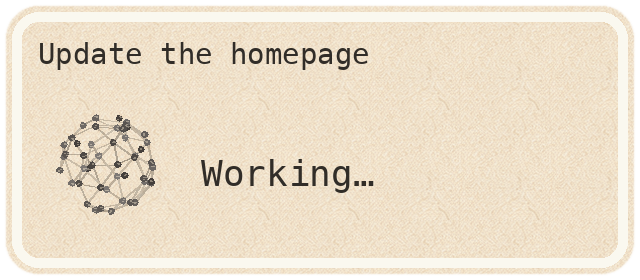
#> input picture assets/mascot/explorations/onboarding-design-review/act-2/variants/session-loop.png, 640 x 280 px
$ python -i build.py   (imports and definitions only)
#> lines starting #> are read from the running program, lines starting #| are printed output that depends on the picture; after the words box and inside, x2 and y2 are one past the last pixel; in counts of white or black regions, pixels touching at a corner belong together
"""Build both frontal compositions and their shared paper orb card."""
from pathlib import Path
import json
import math

import cv2
import numpy as np
from PIL import Image, ImageDraw, ImageFilter, ImageFont

ROOT = Path(__file__).resolve().parent


def save_loop(frames, folder, name, duration):
    frames[0].save(folder / f'{name}.png')
    frames[0].save(folder / f'{name}.webp', save_all=True, append_images=frames[1:], duration=duration, loop=0, lossless=True)
    palette = frames[0].convert('RGB').quantize(colors=255)
    gifs = []
    for frame in frames:
        image = frame.convert('RGB').quantize(palette=palette, dither=Image.Dither.NONE)
        image.paste(255, mask=frame.getchannel('A').point(lambda a: 255 if a < 128 else 0))
        image.info['transparency'] = 255
        gifs.append(image)
    gifs[0].save(folder / f'{name}.gif', save_all=True, append_images=gifs[1:], duration=duration, loop=0, transparency=255, disposal=2, optimize=False)


def clean(image):
    pixels = np.array(image.convert('RGBA'))
    solid = (pixels[:, :, 3] > 160).astype('uint8') * 255
    solid = cv2.morphologyEx(solid, cv2.MORPH_OPEN, cv2.getStructuringElement(cv2.MORPH_ELLIPSE, (7, 7)))
    _, labels, stats, _ = cv2.connectedComponentsWithStats(solid)
    largest = 1 + np.argmax(stats[1:, cv2.CC_STAT_AREA])
    solid = (labels == largest).astype('uint8') * 255
    distance = cv2.distanceTransform(solid, cv2.DIST_L2, 5)
    pixels[distance < 5, :3] = (252, 250, 240)
    pixels[:, :, 3] = np.array(Image.fromarray(solid).filter(ImageFilter.GaussianBlur(.8)))
    image = Image.fromarray(pixels)
    box = image.getchannel('A').point(lambda a: 255 if a > 10 else 0).getbbox()
    image = image.crop(box)
    padded = Image.new('RGBA', (image.width + 40, image.height + 40))
    padded.alpha_composite(image, (20, 20))
    return padded


# [35 lines not run here, left out]
# [1 line that did not run here, left out]
card = Image.new('RGBA', (640, 280), (250, 248, 239, 255))
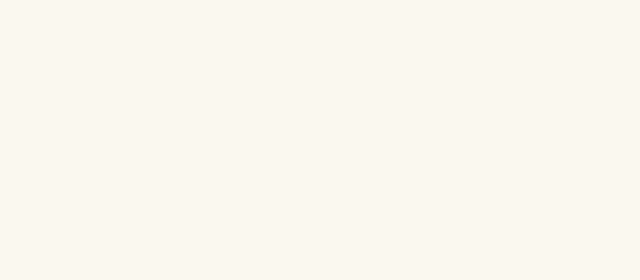
#> card: PIL image 640x280 RGBA; mean R, G, B, A 250, 248, 239, 255
# [3 lines not run here, left out]
outer = Image.new('L', card.size)
#> outer: PIL image 640x280 L; every value is 0
# [2 lines not run here, left out]
# Keep a smooth ivory die-cut outline outside the textured paper.
outline = ImageDraw.Draw(card)
# [1 line not run here, left out]
font = '/System/Library/Fonts/Menlo.ttc'
# [2 lines not run here, left out]
geometry = json.loads((ROOT / 'orb-frames.json').read_text())
#> (reads assets/mascot/explorations/onboarding-design-review/act-2/variants/orb-frames.json from the repository)
frames = []
# Paper nodes keep stable fibres as the product geometry moves.
rng = np.random.default_rng(225)
grains = rng.uniform(-1, 1, (120, 3))
# [18 lines not run here, left out]

>>> from PIL import Image
>>> picture = Image.open('session-loop.png')
#> picture is the input picture: PIL image 640x280 RGBA; mean R, G, B, A 235.4, 222, 200.7, 238.2
>>> result = clean(picture)
#> in clean, `solid = (pixels[:, :, 3] > 160).astype('uint8') * 255`:
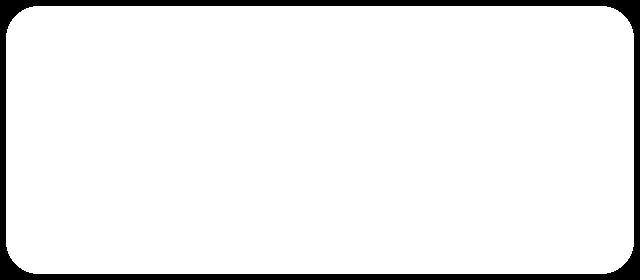
#> solid: shape (280, 640); 93.4% white; 1 black region, box (x1, y1, x2, y2) and area: (0, 0, 640, 280) 11816
#> in clean, `_, labels, stats, _ = cv2.connectedComponentsWithStats(solid)`: stats = [[0, 0, 640, 280, 11816], [6, 6, 628, 268, 167384]]
#> in clean, `largest = 1 + np.argmax(stats[1:, cv2.CC_STAT_AREA])`: largest = 1
#> in clean, `distance = cv2.distanceTransform(solid, cv2.DIST_L2, 5)`:
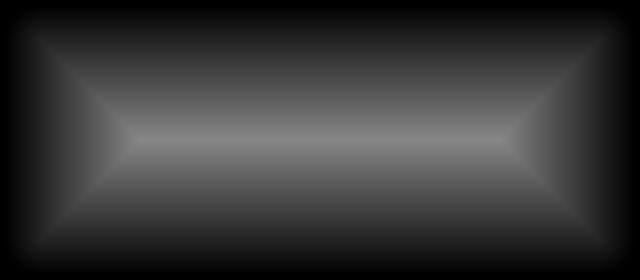
#> distance: shape (280, 640) float32; min 0, max 134, mean 54.4
#> in clean, `pixels[distance < 5, :3] = (252, 250, 240)`:
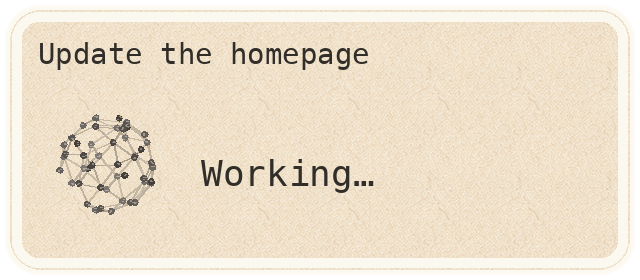
#> pixels: shape (280, 640, 4); 10.52% of pixels changed, all inside (x1, y1, x2, y2) = (0, 0, 640, 280); transparent parts drawn white
#> in clean, `box = image.getchannel('A').point(lambda a: 255 if a > 10 else 0).getb..`: box = (5, 5, 635, 275)
#> in clean, `image = image.crop(box)`:
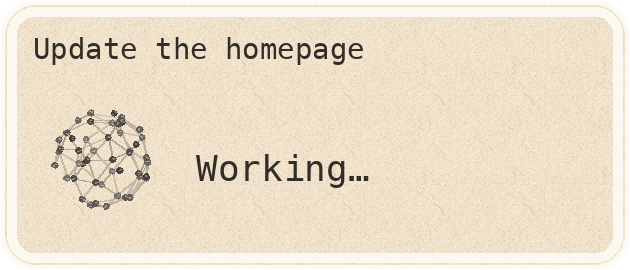
#> image: PIL image 630x270 RGBA; mean R, G, B, A 235.9, 223.3, 202.9, 250.9; transparent parts drawn white
#> in clean, `padded = Image.new('RGBA', (image.width + 40, image.height + 40))`: padded: PIL image 670x310 RGBA; every value is 0
#> in clean, `padded.alpha_composite(image, (20, 20))`:
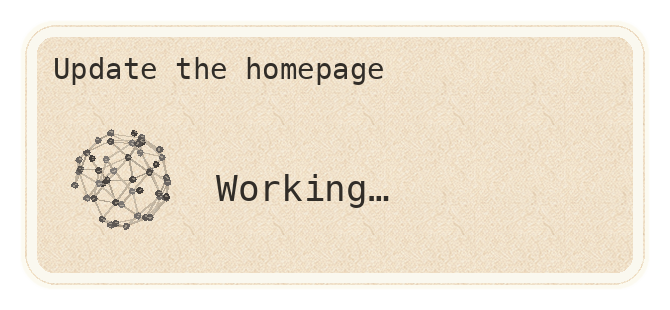
#> padded: PIL image 670x310 RGBA; mean R, G, B, A 192.3, 182, 165.2, 205.4; transparent parts drawn white
